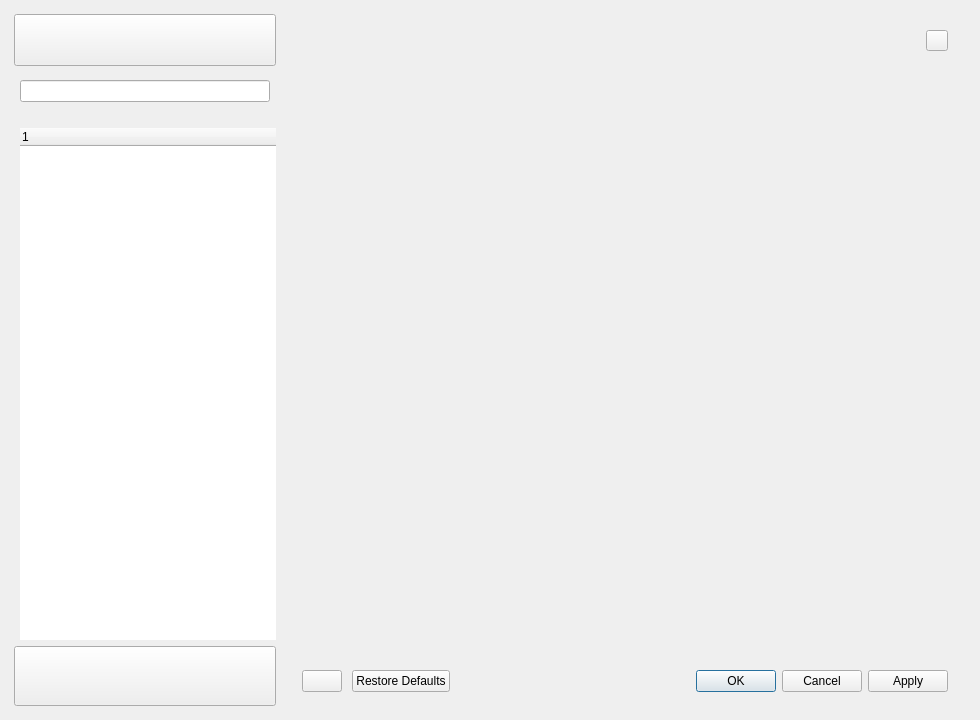
<?xml version="1.0" encoding="UTF-8"?>
<ui version="4.0">
 <class>DlgPreferencesDlg</class>
 <widget class="QDialog" name="DlgPreferencesDlg">
  <property name="geometry">
   <rect>
    <x>0</x>
    <y>0</y>
    <width>980</width>
    <height>720</height>
   </rect>
  </property>
  <property name="windowTitle">
   <string>Preferences</string>
  </property>
  <layout class="QHBoxLayout" name="shellLayout">
   <property name="spacing">
    <number>8</number>
   </property>
   <property name="leftMargin">
    <number>14</number>
   </property>
   <property name="topMargin">
    <number>14</number>
   </property>
   <property name="rightMargin">
    <number>14</number>
   </property>
   <property name="bottomMargin">
    <number>14</number>
   </property>
   <item>
    <widget class="QWidget" name="railWidget">
     <layout class="QVBoxLayout" name="railLayout">
      <property name="spacing">
       <number>0</number>
      </property>
      <property name="leftMargin">
       <number>0</number>
      </property>
      <property name="topMargin">
       <number>0</number>
      </property>
      <property name="rightMargin">
       <number>0</number>
      </property>
      <property name="bottomMargin">
       <number>0</number>
      </property>
      <item>
       <widget class="QPushButton" name="railToggleButton">
        <property name="minimumSize">
         <size>
          <width>0</width>
          <height>52</height>
         </size>
        </property>
        <property name="iconSize">
         <size>
          <width>26</width>
          <height>26</height>
         </size>
        </property>
       </widget>
      </item>
      <item>
       <spacer name="railTopSpacer">
        <property name="orientation">
         <enum>Qt::Vertical</enum>
        </property>
        <property name="sizeType">
         <enum>QSizePolicy::Fixed</enum>
        </property>
        <property name="sizeHint" stdset="0">
         <size>
          <width>0</width>
          <height>6</height>
         </size>
        </property>
       </spacer>
      </item>
      <item>
       <widget class="QFrame" name="railBody">
        <layout class="QVBoxLayout" name="railBodyLayout">
         <property name="spacing">
          <number>6</number>
         </property>
         <property name="leftMargin">
          <number>6</number>
         </property>
         <property name="topMargin">
          <number>8</number>
         </property>
         <property name="rightMargin">
          <number>0</number>
         </property>
         <property name="bottomMargin">
          <number>6</number>
         </property>
         <item>
          <layout class="QHBoxLayout" name="searchLayout">
           <property name="rightMargin">
            <number>6</number>
           </property>
           <item>
            <widget class="QLineEdit" name="searchEdit"/>
           </item>
          </layout>
         </item>
         <item>
          <widget class="QLabel" name="searchEmptyLabel">
           <property name="wordWrap">
            <bool>true</bool>
           </property>
          </widget>
         </item>
         <item>
          <widget class="QTreeWidget" name="contentsTreeWidget">
           <property name="frameShape">
            <enum>QFrame::NoFrame</enum>
           </property>
           <property name="showDropIndicator" stdset="0">
            <bool>false</bool>
           </property>
           <property name="selectionMode">
            <enum>QAbstractItemView::SingleSelection</enum>
           </property>
           <property name="indentation">
            <number>0</number>
           </property>
           <property name="rootIsDecorated">
            <bool>false</bool>
           </property>
           <property name="itemsExpandable">
            <bool>true</bool>
           </property>
           <property name="expandsOnDoubleClick">
            <bool>false</bool>
           </property>
           <column>
            <property name="text">
             <string>1</string>
            </property>
           </column>
          </widget>
         </item>
        </layout>
       </widget>
      </item>
      <item>
       <widget class="QPushButton" name="deviceStatusButton">
        <property name="minimumSize">
         <size>
          <width>0</width>
          <height>60</height>
         </size>
        </property>
        <property name="iconSize">
         <size>
          <width>26</width>
          <height>26</height>
         </size>
        </property>
       </widget>
      </item>
     </layout>
    </widget>
   </item>
   <item>
    <widget class="QFrame" name="paneWidget">
     <property name="sizePolicy">
      <sizepolicy hsizetype="Expanding" vsizetype="Expanding">
       <horstretch>1</horstretch>
       <verstretch>0</verstretch>
      </sizepolicy>
     </property>
     <layout class="QVBoxLayout" name="paneLayout">
      <property name="spacing">
       <number>10</number>
      </property>
      <property name="leftMargin">
       <number>18</number>
      </property>
      <property name="topMargin">
       <number>16</number>
      </property>
      <property name="rightMargin">
       <number>18</number>
      </property>
      <property name="bottomMargin">
       <number>14</number>
      </property>
      <item>
       <layout class="QHBoxLayout" name="pageHeaderLayout">
        <property name="spacing">
         <number>12</number>
        </property>
        <item>
         <widget class="QLabel" name="pageIconLabel">
          <property name="minimumSize">
           <size>
            <width>32</width>
            <height>32</height>
           </size>
          </property>
          <property name="maximumSize">
           <size>
            <width>32</width>
            <height>32</height>
           </size>
          </property>
         </widget>
        </item>
        <item>
         <layout class="QVBoxLayout" name="pageHeaderTextLayout">
          <property name="spacing">
           <number>1</number>
          </property>
          <item>
           <widget class="QLabel" name="pageTitleLabel"/>
          </item>
          <item>
           <widget class="QLabel" name="pageDescriptionLabel">
            <property name="wordWrap">
             <bool>true</bool>
            </property>
           </widget>
          </item>
         </layout>
        </item>
        <item alignment="Qt::AlignTop">
         <widget class="QToolButton" name="closeButton">
          <property name="iconSize">
           <size>
            <width>14</width>
            <height>14</height>
           </size>
          </property>
         </widget>
        </item>
       </layout>
      </item>
      <item>
       <widget class="QStackedWidget" name="pagesWidget">
        <property name="sizePolicy">
         <sizepolicy hsizetype="Expanding" vsizetype="Expanding">
          <horstretch>0</horstretch>
          <verstretch>1</verstretch>
         </sizepolicy>
        </property>
        <widget class="QWidget" name="page"/>
       </widget>
      </item>
      <item>
       <layout class="QHBoxLayout" name="warningLayout">
        <item>
         <widget class="QLabel" name="labelWarningIcon">
          <property name="minimumSize">
           <size>
            <width>16</width>
            <height>16</height>
           </size>
          </property>
          <property name="maximumSize">
           <size>
            <width>16</width>
            <height>16</height>
           </size>
          </property>
         </widget>
        </item>
        <item>
         <widget class="QLabel" name="labelWarning"/>
        </item>
       </layout>
      </item>
      <item>
       <layout class="QHBoxLayout" name="footerLayout">
        <item>
         <widget class="QPushButton" name="helpButton"/>
        </item>
        <item>
         <widget class="QDialogButtonBox" name="buttonBox">
          <property name="orientation">
           <enum>Qt::Horizontal</enum>
          </property>
          <property name="standardButtons">
           <set>QDialogButtonBox::Apply|QDialogButtonBox::Cancel|QDialogButtonBox::Ok|QDialogButtonBox::RestoreDefaults</set>
          </property>
         </widget>
        </item>
       </layout>
      </item>
     </layout>
    </widget>
   </item>
  </layout>
 </widget>
 <resources/>
 <connections/>
</ui>
